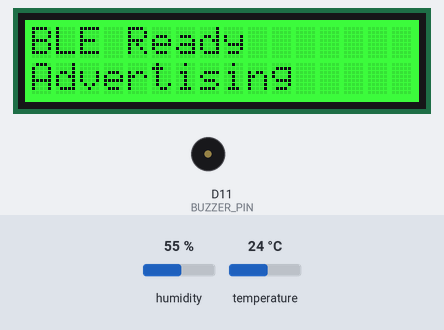
Recording of a sketch running on a simulated Arduino Nano 33 IoT. On the bench: 16×2 character LCD, buzzer (waves = sounding, pin HIGH). The test bench sets the inputs (shaded band); at power-on: temperature 24 °C, humidity 55 %. Nothing arrives over Bluetooth unless stated; a phone connects over Bluetooth LE 3 s after start; what the sketch prints to the serial monitor is not drawn.

Above: at 2.2 s.
5.4 s: temperature set to 31 °C
At 9.3 s:
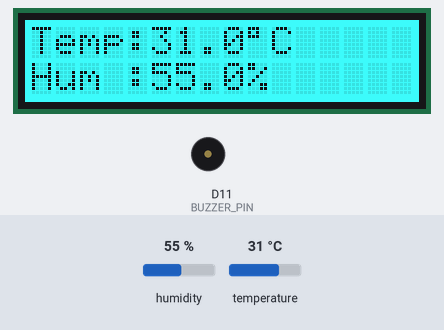
14.4 s: temperature set to 34 °C
At 17.5 s:
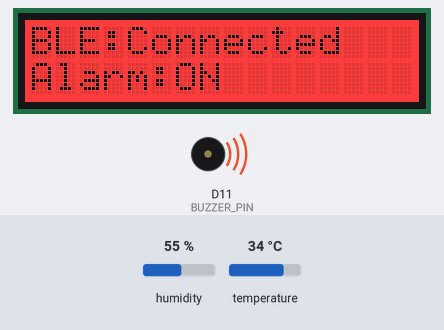
23.4 s: humidity set to 22 %
At 25.5 s:
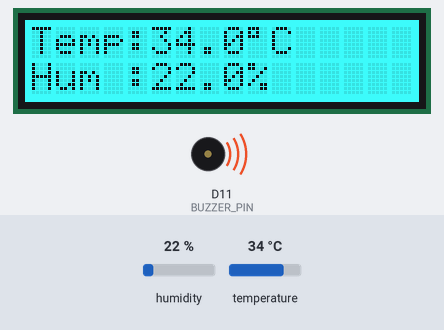
29.7 s: humidity set to 40 %
At 32.5 s:
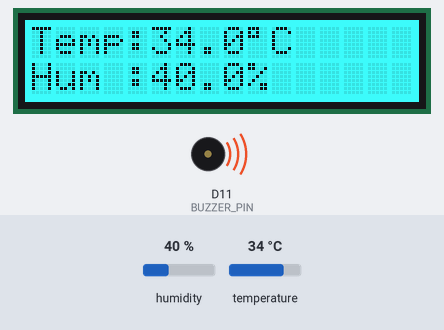
Timing chart, 0 to 34.0 s (numbered marks = the images above; inputs shaded):
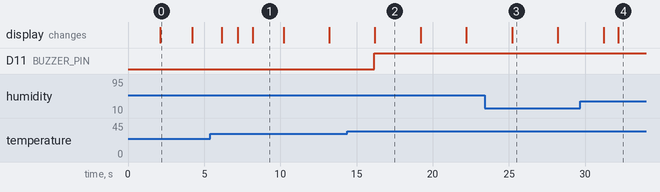

Measured:
- the behaviour switches between 32 and 33 °C on temperature (found by bisection; images 1 and 2)
- after the input at 14.4 s, D11 (BUZZER_PIN): LOW → HIGH after 1.8 s; the display: changes after 1.8 s (image 2)
- after the input at 23.4 s, the display: changes after 1.8 s (image 3)
- after the input at 29.7 s, the display: first differs from a run without the input after 2.5 s (image 4)
- what the display in image 0 shows lasts 2.1 s, from 2.1 s to 4.2 s
- what the display in image 1 shows lasts 2.0 s, from 8.2 s to 10.2 s
- what the display in image 2 shows lasts 3.0 s, from 16.2 s to 19.2 s

The sketch:

Climate_Monitoring.ino
```cpp
#include <Arduino.h>
#include <Wire.h>
#include <rgb_lcd.h>
#include <DHT.h>
#include <ArduinoBLE.h>

//==================================================
// Pin Definitions
//==================================================

#define DHT_PIN      12
#define BUZZER_PIN   11

#define DHTTYPE DHT11

//==================================================
// Objects
//==================================================

rgb_lcd lcd;
DHT dht(DHT_PIN, DHTTYPE);

//==================================================
// BLE Service
//==================================================

BLEService climateService("19B10000-E8F2-537E-4F6C-D104768A1214");

BLEFloatCharacteristic tempCharacteristic(
    "19B10001-E8F2-537E-4F6C-D104768A1214",
    BLERead | BLENotify);

BLEFloatCharacteristic humCharacteristic(
    "19B10002-E8F2-537E-4F6C-D104768A1214",
    BLERead | BLENotify);

//==================================================
// Variables
//==================================================

float temperature = NAN;
float humidity = NAN;

const float TEMP_THRESHOLD = 33.0;

bool bleConnected = false;
bool alarmState = false;

unsigned long lastSensorRead = 0;
unsigned long lastDisplayChange = 0;

const unsigned long SENSOR_INTERVAL = 2000;
const unsigned long DISPLAY_INTERVAL = 3000;

int currentScreen = 0;

//==================================================
// Function Prototypes
//==================================================

void setupBLE();
void readSensor();
void updateBuzzer();
void updateDisplay();

//==================================================
// Setup
//==================================================

void setup()
{
    Serial.begin(115200);

    Wire.begin();

    dht.begin();

    pinMode(BUZZER_PIN, OUTPUT);

    digitalWrite(BUZZER_PIN, LOW);

    lcd.begin(16,2);

    lcd.setRGB(0,255,255);

    lcd.clear();

    lcd.setCursor(0,0);
    lcd.print("Smart Climate");

    lcd.setCursor(0,1);
    lcd.print("Initializing");

    delay(2000);

    setupBLE();

    updateDisplay();
}

//==================================================
// Main Loop
//==================================================

void loop()
{
    BLE.poll();

    BLEDevice central = BLE.central();

    if (central)
        bleConnected = central.connected();
    else
        bleConnected = false;

    if (millis() - lastSensorRead >= SENSOR_INTERVAL)
    {
        lastSensorRead = millis();

        readSensor();

        updateBuzzer();

        updateDisplay();
    }

    if (millis() - lastDisplayChange >= DISPLAY_INTERVAL)
    {
        lastDisplayChange = millis();

        currentScreen++;

        if(currentScreen > 1)
            currentScreen = 0;

        updateDisplay();
    }
}

//==================================================
// Read DHT11
//==================================================

void readSensor()
{
    float t = dht.readTemperature();
    float h = dht.readHumidity();

    if (isnan(t) || isnan(h))
    {
        Serial.println("Failed to read DHT11");

        temperature = NAN;
        humidity = NAN;

        return;
    }

    temperature = t;
    humidity = h;

    Serial.print("Temperature : ");
    Serial.print(temperature);
    Serial.print(" C   ");

    Serial.print("Humidity : ");
    Serial.print(humidity);
    Serial.println(" %");

    tempCharacteristic.writeValue(temperature);
    humCharacteristic.writeValue(humidity);
}

//==================================================
// Buzzer Control
//==================================================

void updateBuzzer()
{
    if (isnan(temperature))
    {
        digitalWrite(BUZZER_PIN, LOW);
        alarmState = false;
        return;
    }

    if (temperature >= TEMP_THRESHOLD)
    {
        digitalWrite(BUZZER_PIN, HIGH);
        alarmState = true;
    }
    else
    {
        digitalWrite(BUZZER_PIN, LOW);
        alarmState = false;
    }
}
//==================================================
// BLE Setup
//==================================================

void setupBLE()
{
    if (!BLE.begin())
    {
        Serial.println("BLE Initialization Failed!");

        lcd.clear();
        lcd.setRGB(255,0,0);

        lcd.setCursor(0,0);
        lcd.print("BLE FAILED");

        while (1);
    }

    BLE.setLocalName("Nano33_Climate");

    BLE.setAdvertisedService(climateService);

    climateService.addCharacteristic(tempCharacteristic);
    climateService.addCharacteristic(humCharacteristic);

    BLE.addService(climateService);

    tempCharacteristic.writeValue(0.0f);
    humCharacteristic.writeValue(0.0f);

    BLE.advertise();

    Serial.println("BLE Advertising Started");

    lcd.clear();
    lcd.setRGB(0,255,0);

    lcd.setCursor(0,0);
    lcd.print("BLE Ready");

    lcd.setCursor(0,1);
    lcd.print("Advertising");

    delay(2000);
}

//==================================================
// LCD Display
//==================================================

void updateDisplay()
{
    lcd.clear();

    // ---------------- SENSOR ERROR ----------------

    if (isnan(temperature) || isnan(humidity))
    {
        lcd.setRGB(255,0,0);

        lcd.setCursor(0,0);
        lcd.print("Sensor Error");

        lcd.setCursor(0,1);
        lcd.print("Check DHT11");

        return;
    }

    // ---------------- SCREEN 1 ----------------

    if(currentScreen == 0)
    {
        lcd.setRGB(0,255,255);

        lcd.setCursor(0,0);
        lcd.print("Temp:");
        lcd.print(temperature,1);
        lcd.print((char)223);
        lcd.print("C");

        lcd.setCursor(0,1);
        lcd.print("Hum :");
        lcd.print(humidity,1);
        lcd.print("%");
    }

    // ---------------- SCREEN 2 ----------------

    else
    {
        if(alarmState)
            lcd.setRGB(255,0,0);
        else
            lcd.setRGB(0,255,0);

        lcd.setCursor(0,0);
        lcd.print("BLE:");

        if(bleConnected)
            lcd.print("Connected");
        else
            lcd.print("Waiting");

        lcd.setCursor(0,1);
        lcd.print("Alarm:");

        if(alarmState)
            lcd.print("ON ");
        else
            lcd.print("OFF");
    }
}
```
